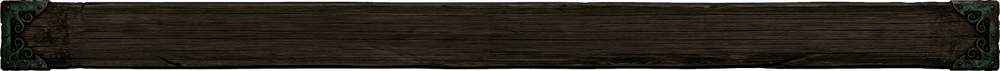
#> input picture frontend/src/assets/ui/frames/wood_header_bar.png, 1000 x 71 px, shrunk from 1680 x 120 before the run
$ python darken_header.py
#> lines starting #> are read from the running program, lines starting #| are printed output that depends on the picture
import os
from PIL import Image, ImageEnhance

def darken_header():
    base_dir = os.path.dirname(os.path.dirname(os.path.abspath(__file__)))
    header_path = os.path.join(base_dir, "frontend", "src", "assets", "ui", "frames", "wood_header_bar.png")
    img = Image.open(header_path).convert("RGBA")
#> img is the input picture: PIL image 1000x71 RGBA; mean R, G, B, A 33.4, 27.9, 20, 240.1
    r, g, b, a = img.split()
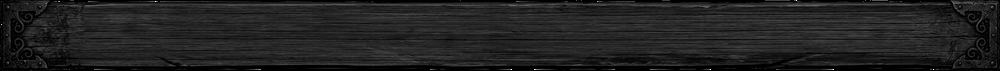
#> r: PIL image 1000x71 L; min 0, max 255, mean 33.4
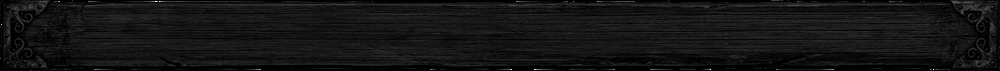
#> b: PIL image 1000x71 L; min 0, max 255, mean 20
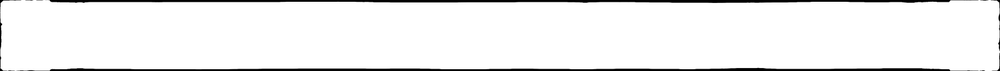
#> a: PIL image 1000x71 L; min 0, max 255, mean 240.1

    rgb = Image.merge("RGB", (r, g, b))
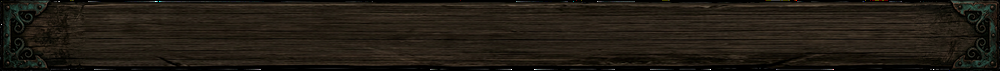
#> rgb: PIL image 1000x71 RGB; mean R, G, B 33.4, 27.9, 20
    enhancer_brightness = ImageEnhance.Brightness(rgb)
    darkened = enhancer_brightness.enhance(0.75)  # Darken further

    enhancer_contrast = ImageEnhance.Contrast(darkened)
    contrasted = enhancer_contrast.enhance(1.20)  # Rich wood grain

    final_header = Image.merge("RGBA", (*contrasted.split(), a))
    final_header.save(header_path, "PNG")
    print(f"Deep dark Header Bar saved: {header_path}")

if __name__ == "__main__":
    darken_header()
